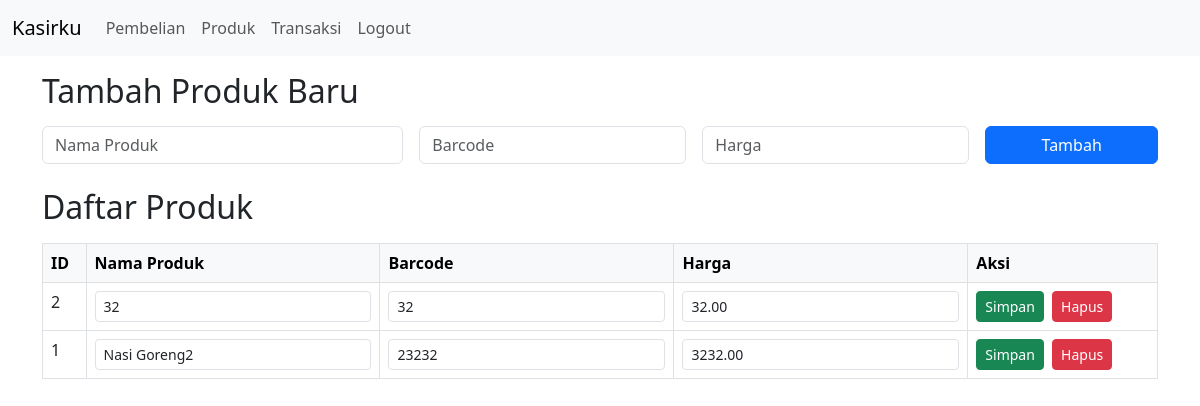
/administrator/produk.php (signed in), run on an earlier commit of the app's database.
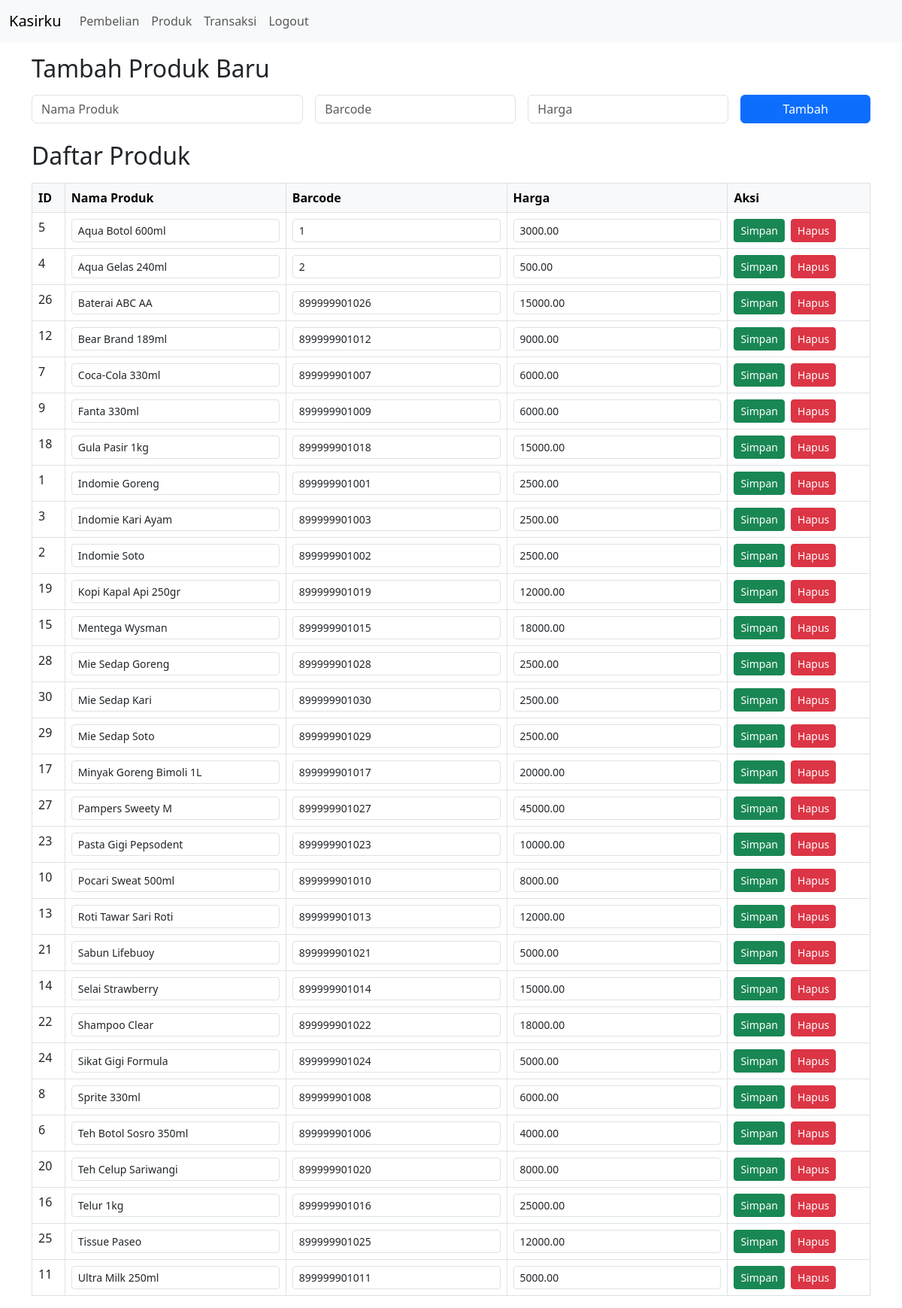
And on a later commit of the database.
### tables this page shows
CREATE TABLE `produk` (
  `id` int(11) NOT NULL,
  `barcode` varchar(50) NOT NULL,
  `nama_produk` varchar(100) NOT NULL,
  `harga` decimal(10,2) NOT NULL
);

### administrator/produk.php (the view, shortened to what this page needs)
<?php
include '../koneksi.php';
include 'navbar.php';
$produk = $conn->query("SELECT * FROM produk ORDER BY nama_produk");
?>
<!DOCTYPE html>
<html>
<head>
    <link href="https://cdn.jsdelivr.net/npm/bootstrap@5.3.0/dist/css/bootstrap.min.css" rel="stylesheet">
</head>
<body>
    <div class="container mt-3">
        <h2 class="mb-3">Tambah Produk Baru</h2>
        <form method="post" class="mb-4">
            <div class="row g-3">
                <div class="col-md-4">
                    <input type="text" class="form-control" name="nama_produk" placeholder="Nama Produk" required>
                </div>
                <div class="col-md-3">
                    <input type="text" class="form-control" name="barcode" placeholder="Barcode" required>
                </div>
                <div class="col-md-3">
                    <input type="number" class="form-control" name="harga" placeholder="Harga" required>
                </div>
                <div class="col-md-2">
                    <button type="submit" class="btn btn-primary w-100" name="tambah_produk">Tambah</button>
                </div>
            </div>
        </form>
        <h2 class="mb-3">Daftar Produk</h2>
        <table class="table table-bordered">
            <thead class="table-light">
                <tr>
                    <th>ID</th>
                    <th>Nama Produk</th>
                    <th>Barcode</th>
                    <th>Harga</th>
                    <th>Aksi</th>
                </tr>
            </thead>
            <tbody>
                <?php while($row = $produk->fetch_assoc()): ?>
                <tr>
                    <td><?= $row['id'] ?></td>
                    <td>
                        <form method="post" class="mb-0">
                            <input type="text" class="form-control form-control-sm" name="nama_produk" value="<?= htmlspecialchars($row['nama_produk']) ?>">
                    </td>
                    <td>
                            <input type="text" class="form-control form-control-sm" name="barcode" value="<?= htmlspecialchars($row['barcode']) ?>">
                    </td>
                    <td>
                            <input type="number" class="form-control form-control-sm" name="harga" value="<?= $row['harga'] ?>">
                    </td>
                    <td>
                            <button type="submit" class="btn btn-sm btn-success me-1" name="edit_produk">Simpan</button>
                        <a href="?hapus=<?= $row['id'] ?>" class="btn btn-sm btn-danger" onclick="return confirm('Hapus produk ini?')">Hapus</a>
                    </td>
                </tr>
                <?php endwhile; ?>
            </tbody>
        </table>
    </div>
</body>
</html>

What changed in the data, as far as the page shows it:
added produk: id "5", nama_produk "Aqua Botol 600ml", barcode "1", harga "3000.00"
added produk: id "4", nama_produk "Aqua Gelas 240ml", barcode "2", harga "500.00"
added produk: id "26", nama_produk "Baterai ABC AA", barcode "899999901026", harga "15000.00"
added produk: id "12", nama_produk "Bear Brand 189ml", barcode "899999901012", harga "9000.00"
added produk: id "7", nama_produk "Coca-Cola 330ml", barcode "899999901007", harga "6000.00"
added produk: id "9", nama_produk "Fanta 330ml", barcode "899999901009", harga "6000.00"
added produk: id "18", nama_produk "Gula Pasir 1kg", barcode "899999901018", harga "15000.00"
changed produk id 1: nama_produk "Nasi Goreng2" → "Indomie Goreng"; barcode "23232" → "899999901001"; harga "3232.00" → "2500.00"; moves up the list
added produk: id "3", nama_produk "Indomie Kari Ayam", barcode "899999901003", harga "2500.00"
changed produk id 2: nama_produk "32" → "Indomie Soto"; barcode "32" → "899999901002"; harga "32.00" → "2500.00"
added produk: id "19", nama_produk "Kopi Kapal Api 250gr", barcode "899999901019", harga "12000.00"
added produk: id "15", nama_produk "Mentega Wysman", barcode "899999901015", harga "18000.00"
added produk: id "28", nama_produk "Mie Sedap Goreng", barcode "899999901028", harga "2500.00"
added produk: id "30", nama_produk "Mie Sedap Kari", barcode "899999901030", harga "2500.00"
added produk: id "29", nama_produk "Mie Sedap Soto", barcode "899999901029", harga "2500.00"
added produk: id "17", nama_produk "Minyak Goreng Bimoli 1L", barcode "899999901017", harga "20000.00"
added produk: id "27", nama_produk "Pampers Sweety M", barcode "899999901027", harga "45000.00"
added produk: id "23", nama_produk "Pasta Gigi Pepsodent", barcode "899999901023", harga "10000.00"
added produk: id "10", nama_produk "Pocari Sweat 500ml", barcode "899999901010", harga "8000.00"
added produk: id "13", nama_produk "Roti Tawar Sari Roti", barcode "899999901013", harga "12000.00"
added produk: id "21", nama_produk "Sabun Lifebuoy", barcode "899999901021", harga "5000.00"
added produk: id "14", nama_produk "Selai Strawberry", barcode "899999901014", harga "15000.00"
added produk: id "22", nama_produk "Shampoo Clear", barcode "899999901022", harga "18000.00"
added produk: id "24", nama_produk "Sikat Gigi Formula", barcode "899999901024", harga "5000.00"
added produk: id "8", nama_produk "Sprite 330ml", barcode "899999901008", harga "6000.00"
added produk: id "6", nama_produk "Teh Botol Sosro 350ml", barcode "899999901006", harga "4000.00"
added produk: id "20", nama_produk "Teh Celup Sariwangi", barcode "899999901020", harga "8000.00"
added produk: id "16", nama_produk "Telur 1kg", barcode "899999901016", harga "25000.00"
added produk: id "25", nama_produk "Tissue Paseo", barcode "899999901025", harga "12000.00"
added produk: id "11", nama_produk "Ultra Milk 250ml", barcode "899999901011", harga "5000.00"
